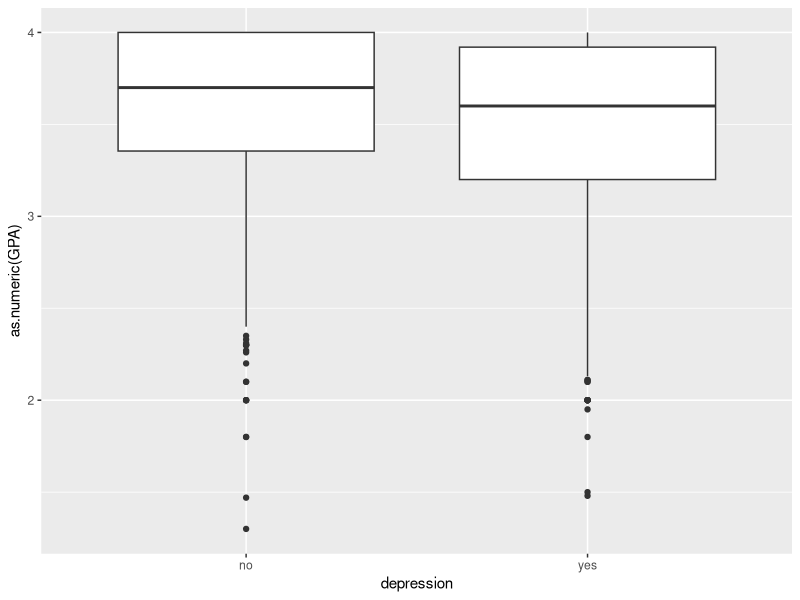
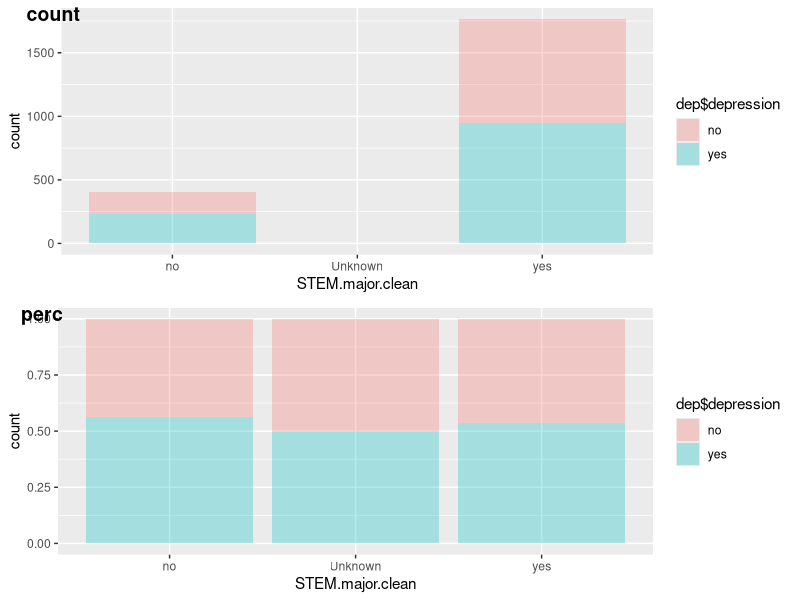
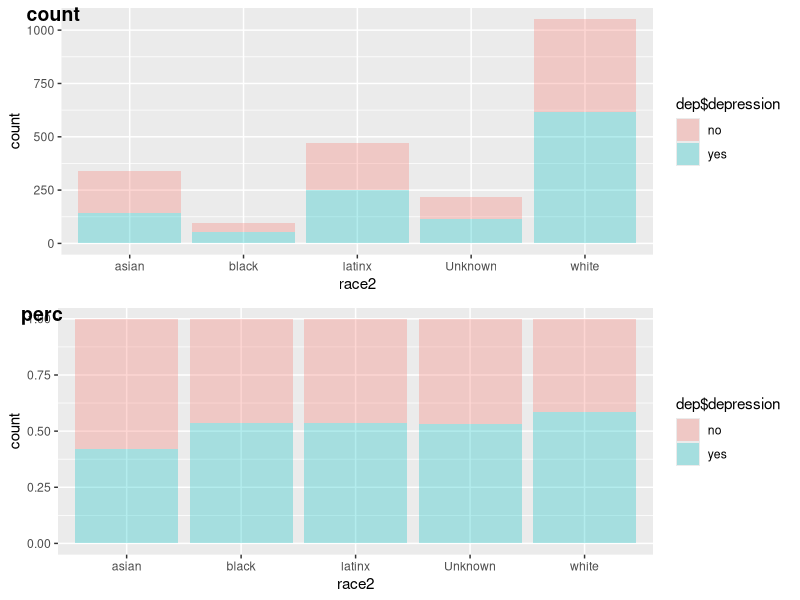
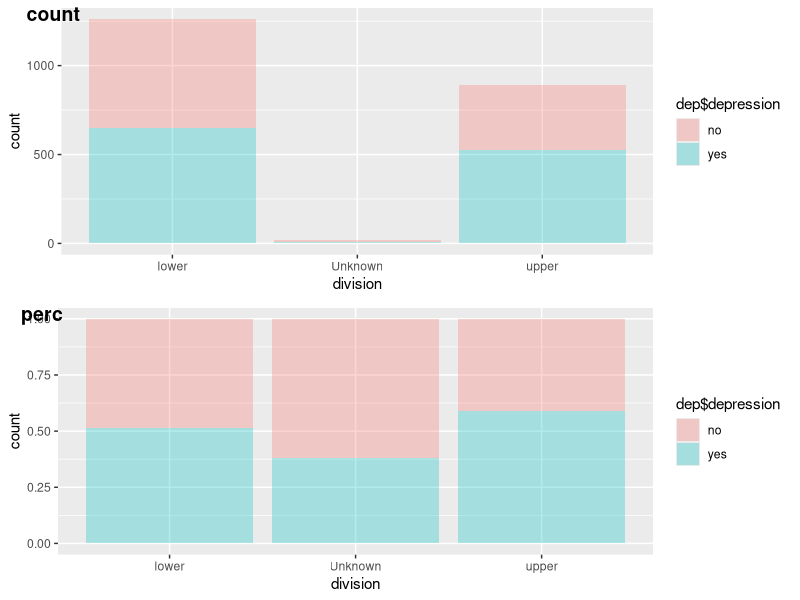
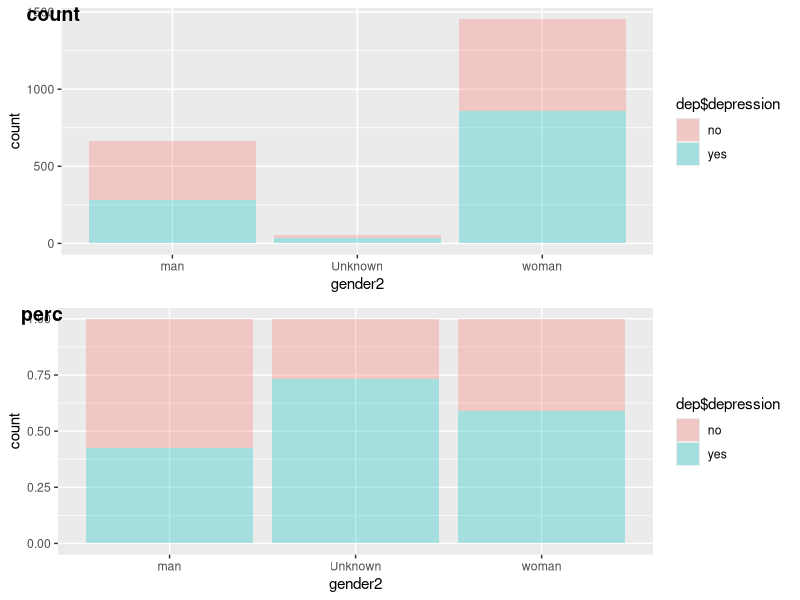
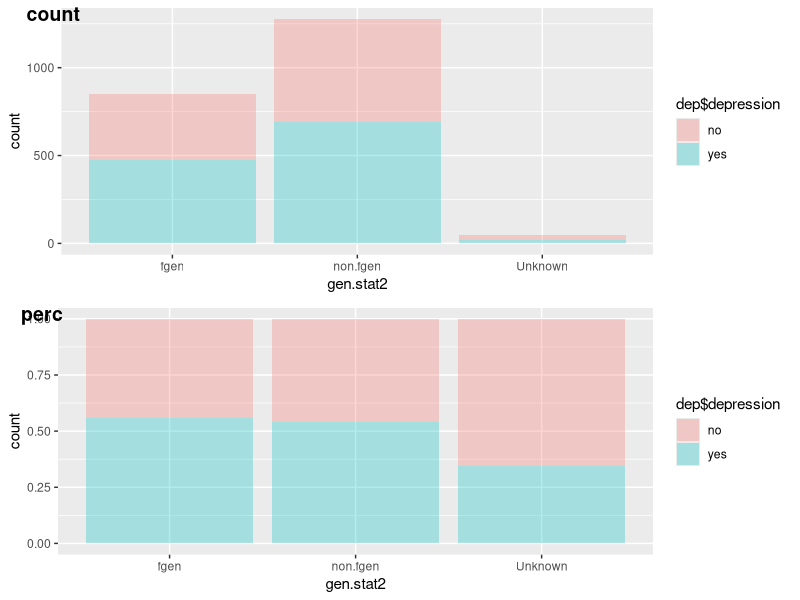
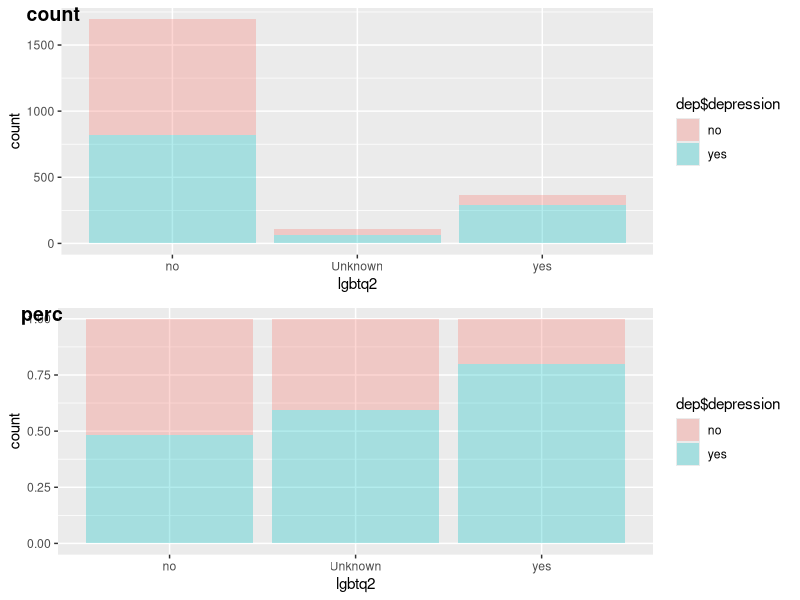
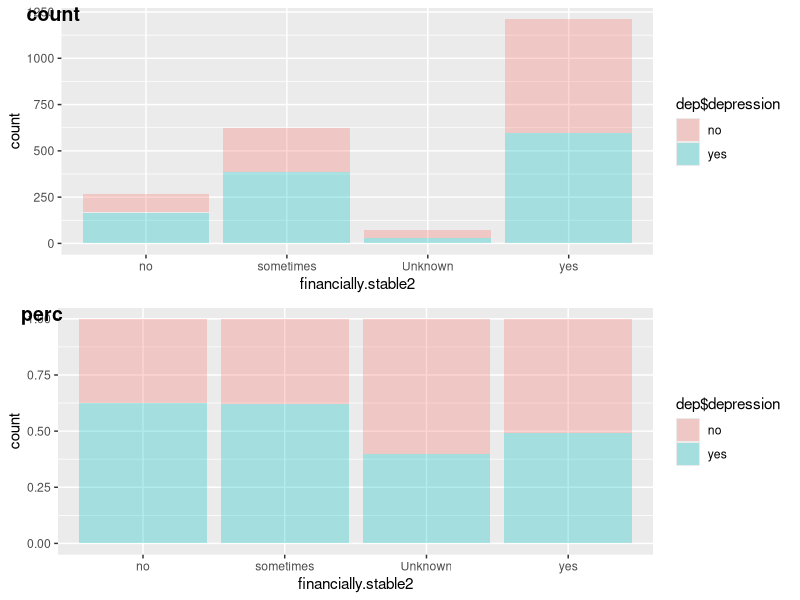

Write R code to recreate these figures, in order.
## ---- chunk 1
library(tidyverse)
library(ggplot2)
library(ggpubr)
## ---- chunk 2
dep <- read.csv("pone.0269201.s002.csv")
dep$depression <- ifelse(dep$depression == "yes", "yes", "no")
dep <- dep %>% mutate(GPA = as.numeric(GPA))
## ---- chunk 3
missingCol <- grep("idep|ddep", colnames(dep))
dep[, missingCol][is.na(dep[, missingCol])] <- -1
dep[, -missingCol][is.na(dep[, -missingCol])] <- "Unknown"
## ---- chunk 4
dep %>% 
  ggplot(aes(x = depression, y = as.numeric(GPA))) + 
  geom_boxplot()

var <- list("STEM.major.clean", "race2", "division", "gender2", 
            "gen.stat2", "lgbtq2", "financially.stable2")
for(i in var) {
  count <- ggplot(data.frame(dep[, i]), aes(x = dep[, i], fill = dep$depression)) + 
    geom_bar(alpha = 0.3) + xlab(i)
  perc <- ggplot(data.frame(dep[, i]), aes(x = dep[, i], fill = dep$depression)) + 
    geom_bar(alpha = 0.3, position = "fill") + xlab(i)
  print(ggarrange(count, perc, labels = c("count", "perc"), ncol = 1, nrow = 2))
}
